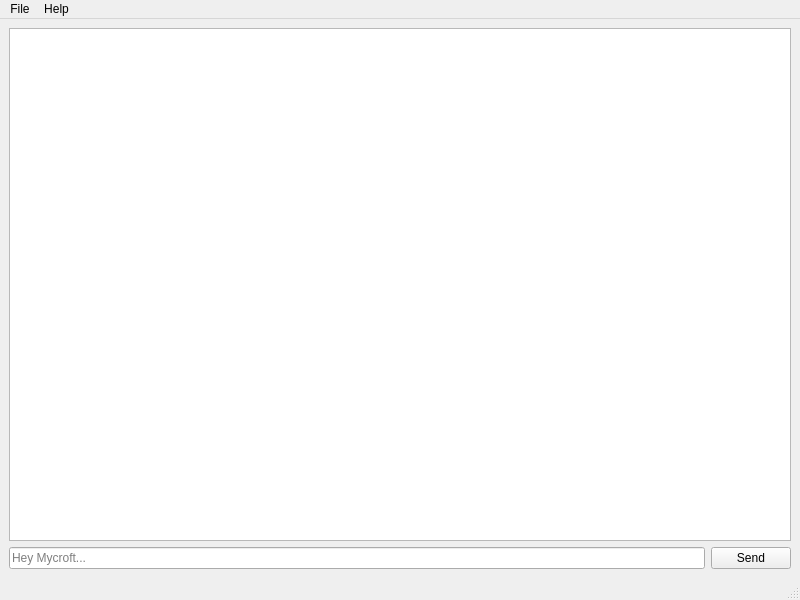
<?xml version="1.0" encoding="UTF-8"?>
<ui version="4.0">
 <class>ChatMainWindow</class>
 <widget class="QMainWindow" name="ChatMainWindow">
  <property name="geometry">
   <rect>
    <x>0</x>
    <y>0</y>
    <width>800</width>
    <height>600</height>
   </rect>
  </property>
  <property name="windowTitle">
   <string>Hey Mycroft</string>
  </property>
  <widget class="QWidget" name="centralwidget">
   <layout class="QHBoxLayout">
    <property name="spacing">
     <number>6</number>
    </property>
    <property name="leftMargin">
     <number>9</number>
    </property>
    <property name="topMargin">
     <number>9</number>
    </property>
    <property name="rightMargin">
     <number>9</number>
    </property>
    <property name="bottomMargin">
     <number>9</number>
    </property>
    <item>
     <layout class="QVBoxLayout">
      <property name="spacing">
       <number>6</number>
      </property>
      <property name="leftMargin">
       <number>0</number>
      </property>
      <property name="topMargin">
       <number>0</number>
      </property>
      <property name="rightMargin">
       <number>0</number>
      </property>
      <property name="bottomMargin">
       <number>0</number>
      </property>
      <item>
       <widget class="QTextBrowser" name="chatHistory">
        <property name="acceptDrops">
         <bool>false</bool>
        </property>
        <property name="toolTip">
         <string>Messages sent and received from Mycroft</string>
        </property>
        <property name="acceptRichText">
         <bool>true</bool>
        </property>
       </widget>
      </item>
      <item>
       <layout class="QHBoxLayout">
        <property name="spacing">
         <number>6</number>
        </property>
        <property name="leftMargin">
         <number>0</number>
        </property>
        <property name="topMargin">
         <number>0</number>
        </property>
        <property name="rightMargin">
         <number>0</number>
        </property>
        <property name="bottomMargin">
         <number>0</number>
        </property>
        <item>
         <widget class="QLineEdit" name="messageLineEdit">
          <property name="placeholderText">
           <string>Hey Mycroft...</string>
          </property>
         </widget>
        </item>
        <item>
         <widget class="QPushButton" name="sendButton">
          <property name="sizePolicy">
           <sizepolicy hsizetype="Minimum" vsizetype="Fixed">
            <horstretch>0</horstretch>
            <verstretch>0</verstretch>
           </sizepolicy>
          </property>
          <property name="toolTip">
           <string>Sends a message to Mycroft</string>
          </property>
          <property name="whatsThis">
           <string/>
          </property>
          <property name="text">
           <string>Send</string>
          </property>
         </widget>
        </item>
       </layout>
      </item>
     </layout>
    </item>
   </layout>
  </widget>
  <widget class="QMenuBar" name="menubar">
   <property name="geometry">
    <rect>
     <x>0</x>
     <y>0</y>
     <width>800</width>
     <height>22</height>
    </rect>
   </property>
   <widget class="QMenu" name="menuQuit">
    <property name="title">
     <string>Help</string>
    </property>
    <addaction name="actionAboutQt"/>
   </widget>
   <widget class="QMenu" name="menuFile">
    <property name="title">
     <string>File</string>
    </property>
    <addaction name="separator"/>
    <addaction name="actionQuit"/>
   </widget>
   <addaction name="menuFile"/>
   <addaction name="menuQuit"/>
  </widget>
  <widget class="QStatusBar" name="statusbar"/>
  <action name="actionQuit">
   <property name="text">
    <string>Quit</string>
   </property>
   <property name="shortcut">
    <string>Ctrl+Q</string>
   </property>
  </action>
  <action name="actionAboutQt">
   <property name="text">
    <string>About Qt...</string>
   </property>
  </action>
  <action name="actionChangeNickname">
   <property name="text">
    <string>Change nickname...</string>
   </property>
   <property name="shortcut">
    <string>Ctrl+N</string>
   </property>
  </action>
 </widget>
 <tabstops>
  <tabstop>chatHistory</tabstop>
  <tabstop>messageLineEdit</tabstop>
  <tabstop>sendButton</tabstop>
 </tabstops>
 <resources/>
 <connections>
  <connection>
   <sender>messageLineEdit</sender>
   <signal>returnPressed()</signal>
   <receiver>sendButton</receiver>
   <slot>animateClick()</slot>
   <hints>
    <hint type="sourcelabel">
     <x>299</x>
     <y>554</y>
    </hint>
    <hint type="destinationlabel">
     <x>744</x>
     <y>551</y>
    </hint>
   </hints>
  </connection>
  <connection>
   <sender>actionQuit</sender>
   <signal>triggered(bool)</signal>
   <receiver>ChatMainWindow</receiver>
   <slot>close()</slot>
   <hints>
    <hint type="sourcelabel">
     <x>-1</x>
     <y>-1</y>
    </hint>
    <hint type="destinationlabel">
     <x>399</x>
     <y>299</y>
    </hint>
   </hints>
  </connection>
 </connections>
</ui>
